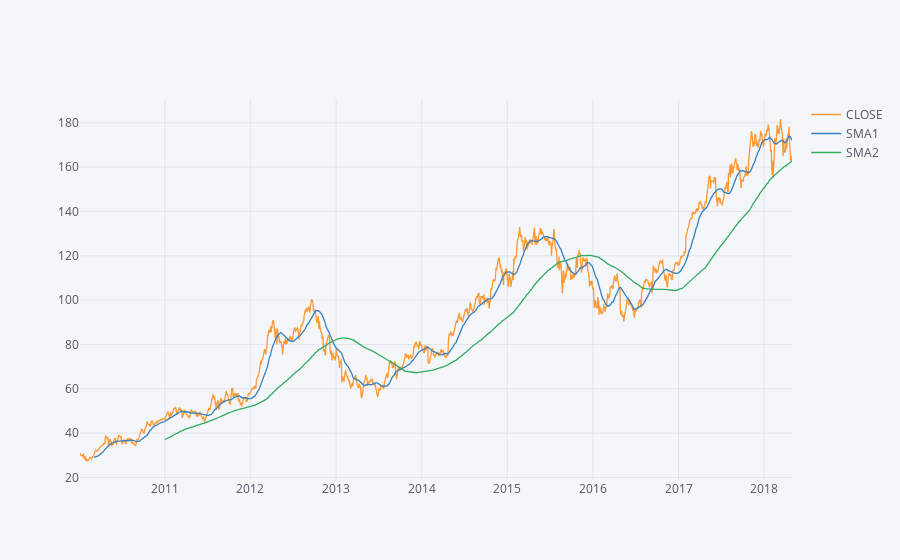

The code cell stored with this chart in its notebook:
### Code cell
data.iplot()

### Figure 1 — Plotly figure (JSON) as saved in the notebook; plotly's stock layout.template omitted (floating-point values rounded to 4 significant figures; data arrays with more than 128 entries replaced by an {"elided": "..."} marker saying what was removed)
{"data": [{"line": {"color": "rgba(255, 153, 51, 1.0)", "dash": "solid", "shape": "linear", "width": 1.3}, "mode": "lines", "name": "CLOSE", "text": "", "type": "scatter", "x": {"elided": "2095 str values"}, "y": {"elided": "2095 float values"}}, {"line": {"color": "rgba(55, 128, 191, 1.0)", "dash": "solid", "shape": "linear", "width": 1.3}, "mode": "lines", "name": "SMA1", "text": "", "type": "scatter", "x": {"elided": "2095 str values"}, "y": {"elided": "2095 mixed values"}}, {"line": {"color": "rgba(50, 171, 96, 1.0)", "dash": "solid", "shape": "linear", "width": 1.3}, "mode": "lines", "name": "SMA2", "text": "", "type": "scatter", "x": {"elided": "2095 str values"}, "y": {"elided": "2095 mixed values"}}], "layout": {"legend": {"bgcolor": "#F5F6F9", "font": {"color": "#4D5663"}}, "paper_bgcolor": "#F5F6F9", "plot_bgcolor": "#F5F6F9", "title": {"font": {"color": "#4D5663"}}, "xaxis": {"gridcolor": "#E1E5ED", "showgrid": true, "tickfont": {"color": "#4D5663"}, "title": {"font": {"color": "#4D5663"}, "text": ""}, "zerolinecolor": "#E1E5ED"}, "yaxis": {"gridcolor": "#E1E5ED", "showgrid": true, "tickfont": {"color": "#4D5663"}, "title": {"font": {"color": "#4D5663"}, "text": ""}, "zerolinecolor": "#E1E5ED"}}}
